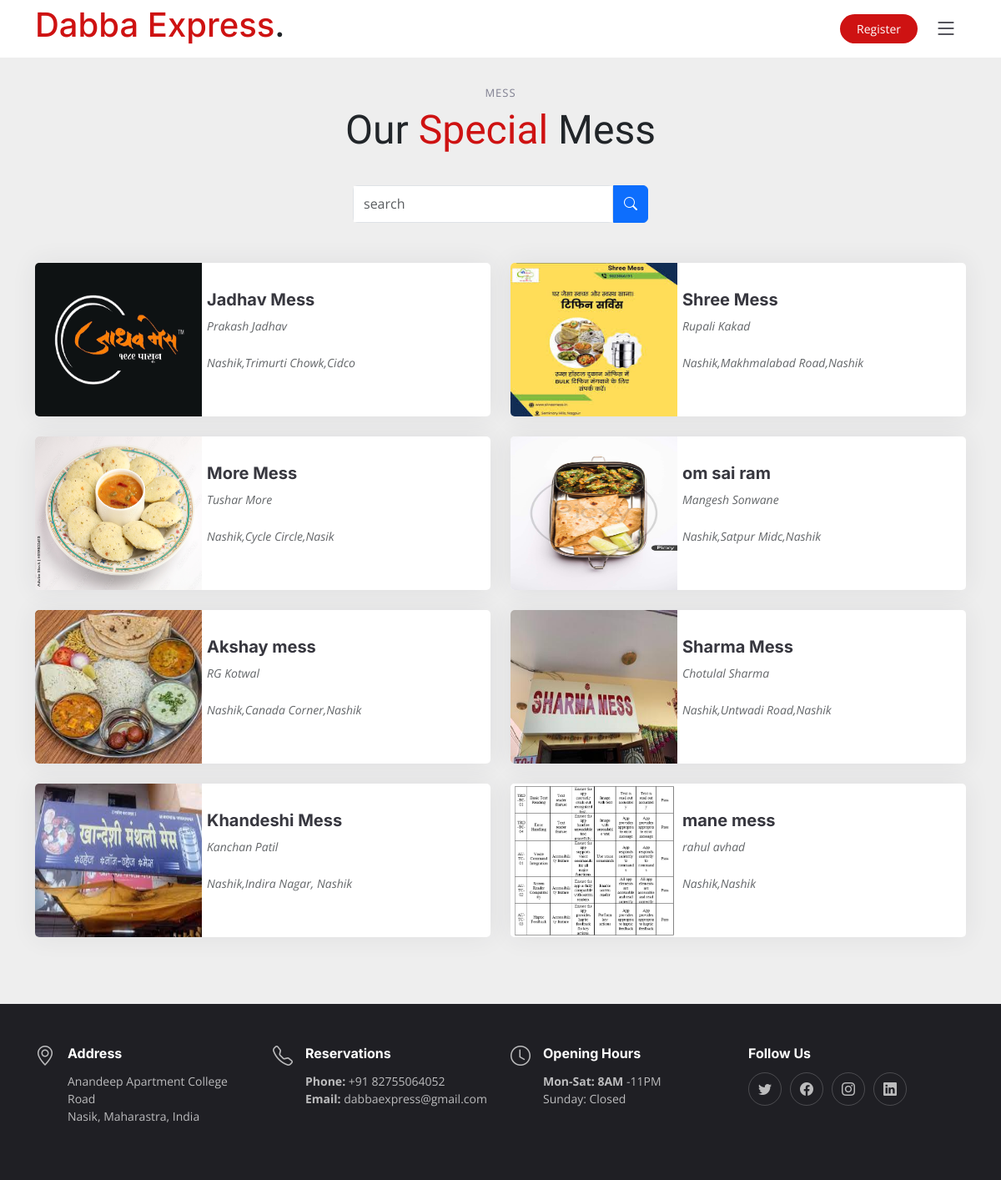
The app's page /vendors/ with its own data.
### users/models.py (models this page shows, shortened)
class Messowner(models.Model):
    vendor = models.ForeignKey(User,verbose_name="Vendor", on_delete=models.CASCADE)
    mess_name = models.CharField(verbose_name="Mess Name", max_length=100, blank=True,null=True)
    mess_customers = models.ManyToManyField(User, related_name="customers",
                                            verbose_name="Customer", blank=True)
    employees = models.ManyToManyField(User,related_name="mess_workers",
                                        verbose_name="Mess Worker", blank=True)
    about = models.CharField(max_length=400, verbose_name="About", blank=True)
    class Meta:
        verbose_name = "Vendor's Mess"
        verbose_name_plural = "Mess Details"

class User(AbstractBaseUser, PermissionsMixin):
    class GenderTypes(models.TextChoices):
        MALE = "MALE", "Male"
        FEMALE = "FEMALE", "Female"
    class UserTypes(models.TextChoices):
        ADMIN = "ADMIN", "Admin"
        VENDOR = "VENDOR", "Vendor"
        CUSTOMER = "CUSTOMER", "Customer"
    BASE_USER_TYPE = UserTypes.CUSTOMER
    username = models.CharField(verbose_name="Username", unique=True, max_length=30, null=True, blank=True)
    email = models.EmailField(verbose_name="Email", unique=True, max_length=255)
    id = UniqueIDField(primary_key=True)
    is_active = models.BooleanField(verbose_name="Active", default=True)
    is_staff = models.BooleanField(verbose_name="Staff", default=False)
    registered_at = models.DateTimeField(verbose_name="Registered at", auto_now_add=timezone.now)
    user_type = models.CharField(
        verbose_name=("User Type"), max_length=100, choices=UserTypes.choices, blank=True,
    )
    is_email_verified = models.BooleanField(default=False)
    full_name = models.CharField(verbose_name="Full Name",  max_length=30, null=True, blank=True)
    roll_no = models.CharField(max_length=50, null=True, blank=True, default="")
    year = models.DateField(blank=True, null=True)
    aadhar_no = models.CharField(max_length=16, blank=True, null=True)
    aadhar_picture = models.ImageField(verbose_name="Aadhar Picture", blank=True, null=True)
    phone_no = models.CharField(verbose_name="Phone number", unique=True, max_length=12, null=True, blank=True)
    dob = models.DateField(verbose_name="Date of Birth", blank=True, null=True)
    is_phone_no_verified = models.BooleanField(verbose_name="Phone number verified", default=False)
    profile_photo = models.ImageField(upload_to="user_images", verbose_name="Profile Pic", blank=True)
    gender = models.CharField(verbose_name=("Gender Type"), max_length=20,
                              choices=GenderTypes.choices,  blank=True, null=True)
    reg_number = models.CharField(max_length=50, verbose_name="Registration Number", blank=True, null=True)
    start_date = models.DateField(auto_created=False, blank=True, null=True)
    end_date = models.DateField(auto_created=False, blank=True, null=True)
    address = models.TextField(max_length=300, blank=True, null=True)
    pincode=models.CharField(max_length=20, blank=True, null=True)
    state = models.CharField(max_length=100, blank=True, null=True)
    city = models.CharField(max_length=20, blank=True, null=True)
    street = models.CharField(max_length=200, blank=True, null=True)
    EMAIL_FIELD = "email"
    USERNAME_FIELD = "email"
    objects = UserManager()
    class Meta:
        verbose_name = "User"
        verbose_name_plural = "Users"

### users/views.py (the view, shortened to what this page needs)
# urls.py: path('vendors/', views.GetVendors.as_view(), name="get_all_vendors"),
class GetVendors(View):
    def get(self, request):
        vendors = Messowner.objects.all()
        context = {
            'vendors':vendors,
        }
        return render(request, 'all_vendors.html', context=context)

### mess_owner/templatetags/custom_tags.py (called while the page is built)
@register.filter
def slice_to_100(value):
    if len(value) > 100:
        return value[:100] + '...'  # Slice the string to a maximum of 200 characters and append ellipsis
    else:
        return value

### users/templates/all_vendors.html (shortened to what this page needs)
{% extends 'dabba_bala.html' %}
{% load static %}
{% load custom_tags %}
{% block content %}
<section id="chefs" class="chefs section-bg mt-4">
    <div class="container" data-aos="fade-up">
      <div class="section-header">
        <h2>Mess</h2>
        <p>Our <span>Special</span> Mess</p>
      </div>
      <div class="input-group mb-5 justify-content-center">
        <form method="post" class="d-flex">
          <div class="form-outline d-flex flex-input-search align-items-center">
            <input id="search-input" type="search" name="search_query" placeholder="search" id="form1" class="form-control" />
          </div>
          <button id="search-button" type="submit" class="btn btn-primary">
            <i class="bi bi-search"></i>
          </button>
        </form>
      </div>
      <div class="row gy-4">
        {% for mess in vendors %}
        <div class="col-lg-6 col-md-6 align-items-stretch" data-aos="fade-up" data-aos-delay="200">
          <div class="chef-member d-flex flex-wrap flex-sm-nowrap " data-href="{% url 'users:get_all_mess_plan' mess.id %}">
            <div class="member-img" >
              <img src="{{mess.vendor.profile_photo.url}}" class="img-responsive" alt="">
            </div>
            <div class="member-info flex-grow-1">
              <h4>{{mess.mess_name}}</h4>
              <p style="line-height: 0px;">{{mess.vendor.full_name}}</p>
              <p>{{mess.vendor.city|title}},{{mess.vendor.address|title|slice_to_100}} </p>
            </div>
          </div>
        </div>
        {% endfor %}
      </div>
    </div>
  </section>
{% endblock %}

### users/templates/dabba_bala.html (shortened to what this page needs)
{% load static %}
<!DOCTYPE html>
<html lang="en">
<head>
  <link href="{% static 'assets/vendor/bootstrap/css/bootstrap.min.css' %}" rel="stylesheet">
  <link href="{% static 'assets/vendor/bootstrap-icons/bootstrap-icons.css' %}" rel="stylesheet">
  <link href="{% static 'assets/vendor/aos/aos.css' %}" rel="stylesheet">
  <link href="{% static 'assets/vendor/glightbox/css/glightbox.min.css' %}" rel="stylesheet">
  <link href="{% static 'assets/vendor/swiper/swiper-bundle.min.css' %}" rel="stylesheet">
  <link href="{% static 'css/plans.css' %}"  rel="stylesheet">
  <link href="{% static 'assets/css/main.css' %}" rel="stylesheet">
</head>
<body>
  <header id="header" class="header fixed-top d-flex align-items-center">
    <div class="container d-flex align-items-center justify-content-between">
      <a href="index.html" class="logo d-flex align-items-center me-auto me-lg-0">
        <h1><a href="/">Dabba Express</a><span>.</span></h1>
      </a>
      <div class="flex-grow-1 text-end">
      {% if request.user.is_authenticated %}
      <a class="btn-book-a-table" href="#">Hey {{request.user.username|title}}!</a>
      {% else %}
      <a class="btn-book-a-table" href="{% url 'users:user_signup' %}">Register</a>
      {% endif %}
      </div>
      <i class="mobile-nav-toggle mobile-nav-show bi bi-list"></i>
    </div>
  </header>
  {% block content %}
  {% endblock %}
  <footer id="footer" class="footer">
    <div class="container">
      <div class="row gy-3">
        <div class="col-lg-3 col-md-6 d-flex">
          <i class="bi bi-geo-alt icon"></i>
          <div>
            <h4>Address</h4>
            <p>
              Anandeep Apartment College Road <br>
              Nasik, Maharastra, India<br>
            </p>
          </div>
        </div>
        <div class="col-lg-3 col-md-6 footer-links d-flex">
          <i class="bi bi-telephone icon"></i>
          <div>
            <h4>Reservations</h4>
            <p>
              <strong>Phone:</strong> +91 82755064052<br>
              <strong>Email:</strong> dabbaexpress@gmail.com<br>
            </p>
          </div>
        </div>
        <div class="col-lg-3 col-md-6 footer-links d-flex">
          <i class="bi bi-clock icon"></i>
          <div>
            <h4>Opening Hours</h4>
            <p>
              <strong>Mon-Sat: 8AM</strong> -11PM<br>
              Sunday: Closed
            </p>
          </div>
        </div>
        <div class="col-lg-3 col-md-6 footer-links">
          <h4>Follow Us</h4>
          <div class="social-links d-flex">
            <a href="https://x.com/?lang=en" class="twitter"><i class="bi bi-twitter"></i></a>
            <a href="https://www.facebook.com/" class="facebook"><i class="bi bi-facebook"></i></a>
            <a href="#" class="https://www.instagram.com/"><i class="bi bi-instagram"></i></a>
            <a href="#" class="https://www.linkedin.com/"><i class="bi bi-linkedin"></i></a>
          </div>
        </div>
      </div>
    </div>
  </footer>
  {% load sweetify %}
</body>
</html>

### static/css/plans.css (style rules this page uses)
a { text-decoration:none; }

### static/assets/css/main.css (style rules this page uses)
:root { --font-default: "Open Sans", system-ui, -apple-system, "Segoe UI", Roboto, "Helvetica Neue", Arial, "Noto Sans", "Liberation Sans", sans-serif, "Apple Color Emoji", "Segoe UI Emoji", "Segoe UI Symbol", "Noto Color Emoji"; --font-primary: "Amatic SC", sans-serif; --font-secondary: "Inter", sans-serif; }
:root { --color-default: #212529; --color-primary: #ce1212; --color-secondary: #37373f; }
:root { scroll-behavior: smooth; }
body { font-family: var(--font-default); color: var(--color-default); }
a { color: var(--color-primary); text-decoration: none; }
h1, h2, h3, h4, h5, h6 { font-family: var(--font-secondary); }
section { overflow: hidden; padding: 80px 0; }
.section-bg { background-color: #eee; }
.section-header { text-align: center; padding-bottom: 30px; }
.section-header h2 { font-size: 13px; letter-spacing: 1px; font-weight: 400; margin: 0; padding: 0; color: #7f7f90; text-transform: uppercase; font-family: var(--font-default); }
.section-header p { margin: 0; font-size: 48px; font-weight: 400; font-family: var(--font-primary); }
.section-header p span { color: var(--color-primary); }
.header { background: #fff; transition: all 0.5s; z-index: 997; height: 69px; border-bottom: 1px solid #fff; }
.header .btn-book-a-table, .header .btn-book-a-table:focus { font-size: 14px; color: #fff; background: var(--color-primary); padding: 8px 20px; border-radius: 50px; transition: 0.3s; }
section { scroll-margin-top: 90px; }
@media (max-width: 1279px) { .mobile-nav-show { color: var(--color-secondary); font-size: 28px; cursor: pointer; line-height: 0; transition: 0.5s; z-index: 9999; margin: 0 10px 0 20px; } }
.chefs .chef-member { align-items: center; overflow: hidden; border-radius: 5px; background: #fff; box-shadow: 0px 0 30px rgba(55, 55, 63, 0.08); transition: 0.3s; }
.flex-input-search { background: white; border: var(--bs-border-width) solid var(--bs-border-color); border-radius: var(--bs-border-radius); }
#search-button { border-top-left-radius: 0px; border-bottom-left-radius: 0px; }
#search-input { height:43px; width: 310px; border:none; border-radius: 0px; transition: none; }
.chefs .chef-member .member-img { position: relative; }
.chefs .chef-member .member-img img { width: 200px; height: 184px; }
.chefs .chef-member .member-img:after { position: absolute; content: ""; left: 0; bottom: 0; width: 100%; background: url(../img/team-shape.svg) no-repeat center bottom; background-size: contain; z-index: 1; }
.chefs .chef-member .member-info { padding: 0px 7px 2px 6px; }
.chefs .chef-member .member-info h4 { font-weight: 700; margin-bottom: 5px; font-size: 20px; color: var(--color-secondary); }
.chefs .chef-member .member-info p { font-style: italic; font-size: 14px; padding-top: 15px; line-height: 26px; color: rgba(33, 37, 41, 0.7); }
.footer { font-size: 14px; background-color: #1f1f24; padding: 50px 0; color: rgba(255, 255, 255, 0.7); }
.footer .icon { margin-right: 15px; font-size: 24px; line-height: 0; }
.footer h4 { font-size: 16px; font-weight: bold; position: relative; padding-bottom: 5px; color: #fff; }
.footer .social-links a { display: flex; align-items: center; justify-content: center; width: 40px; height: 40px; border-radius: 50%; border: 1px solid rgba(255, 255, 255, 0.2); font-size: 16px; color: rgba(255, 255, 255, 0.7); margin-right: 10px; transition: 0.3s; }

### records on screen
Messowner: vendor.profile_photo (picture), mess_name "Jadhav Mess", vendor.full_name "Prakash Jadhav", vendor.city "Nashik", vendor.address "Trimurti Chowk,Cidco"
Messowner: vendor.profile_photo (picture), mess_name "Shree Mess", vendor.full_name "Rupali Kakad", vendor.city "Nashik", vendor.address "Makhmalabad Road,Nashik"
Messowner: vendor.profile_photo (picture), mess_name "More Mess", vendor.full_name "Tushar More", vendor.city "Nashik", vendor.address "Cycle Circle,Nasik"
Messowner: vendor.profile_photo (picture), mess_name "om sai ram", vendor.full_name "Mangesh Sonwane", vendor.city "Nashik", vendor.address "Satpur Midc,Nashik"
Messowner: vendor.profile_photo (picture), mess_name "Akshay mess", vendor.full_name "RG Kotwal", vendor.city "Nashik", vendor.address "Canada Corner,Nashik"
Messowner: vendor.profile_photo (picture), mess_name "Sharma Mess", vendor.full_name "Chotulal Sharma", vendor.city "Nashik", vendor.address "Untwadi Road,Nashik"
Messowner: vendor.profile_photo (picture), mess_name "Khandeshi Mess", vendor.full_name "Kanchan Patil", vendor.city "Nashik", vendor.address "Indira Nagar, Nashik"
Messowner: vendor.profile_photo (picture), mess_name "mane mess", vendor.full_name "rahul avhad", vendor.city "Nashik", vendor.address "Nashik"
